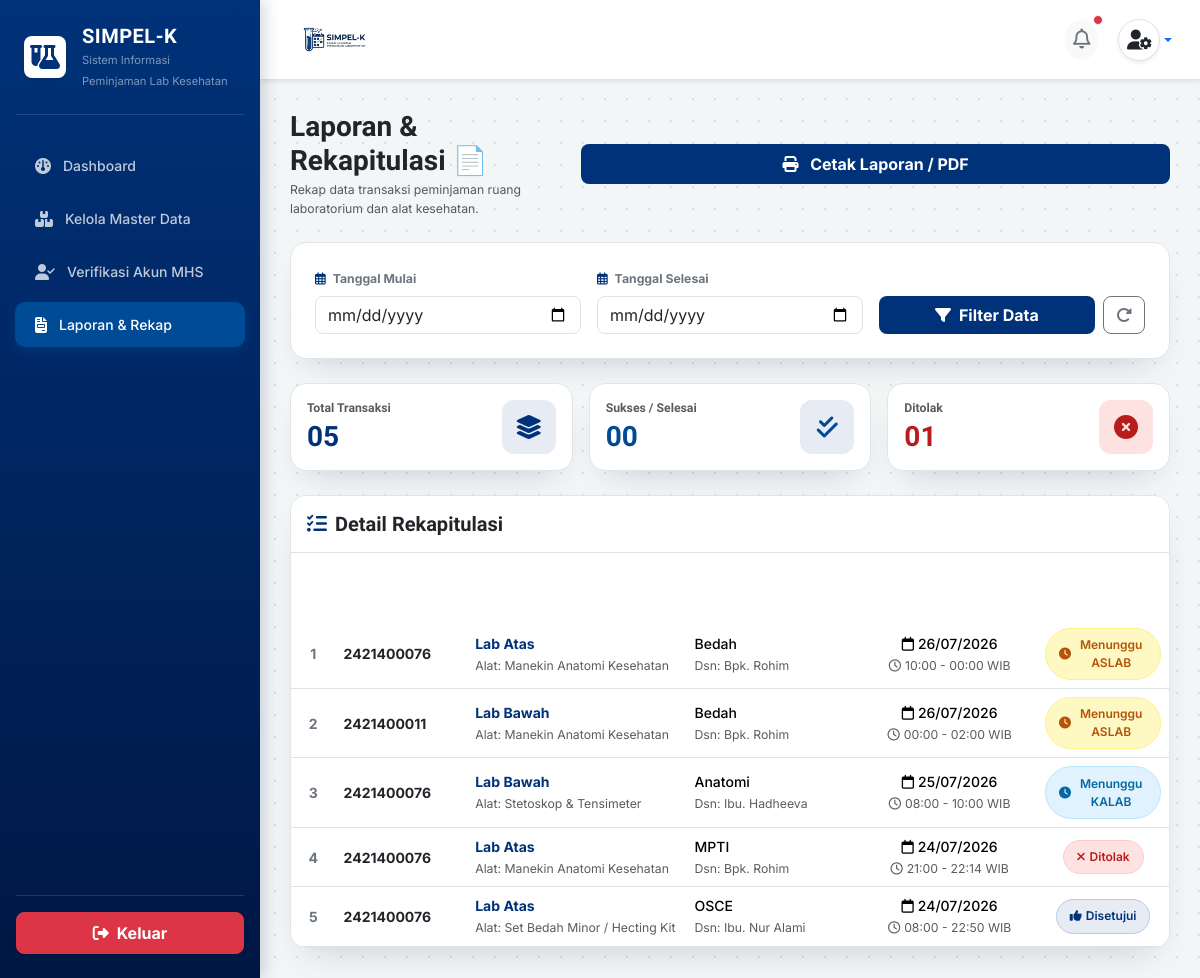
The page /aslab/laporan/ (signed in) on the database as committed earlier.
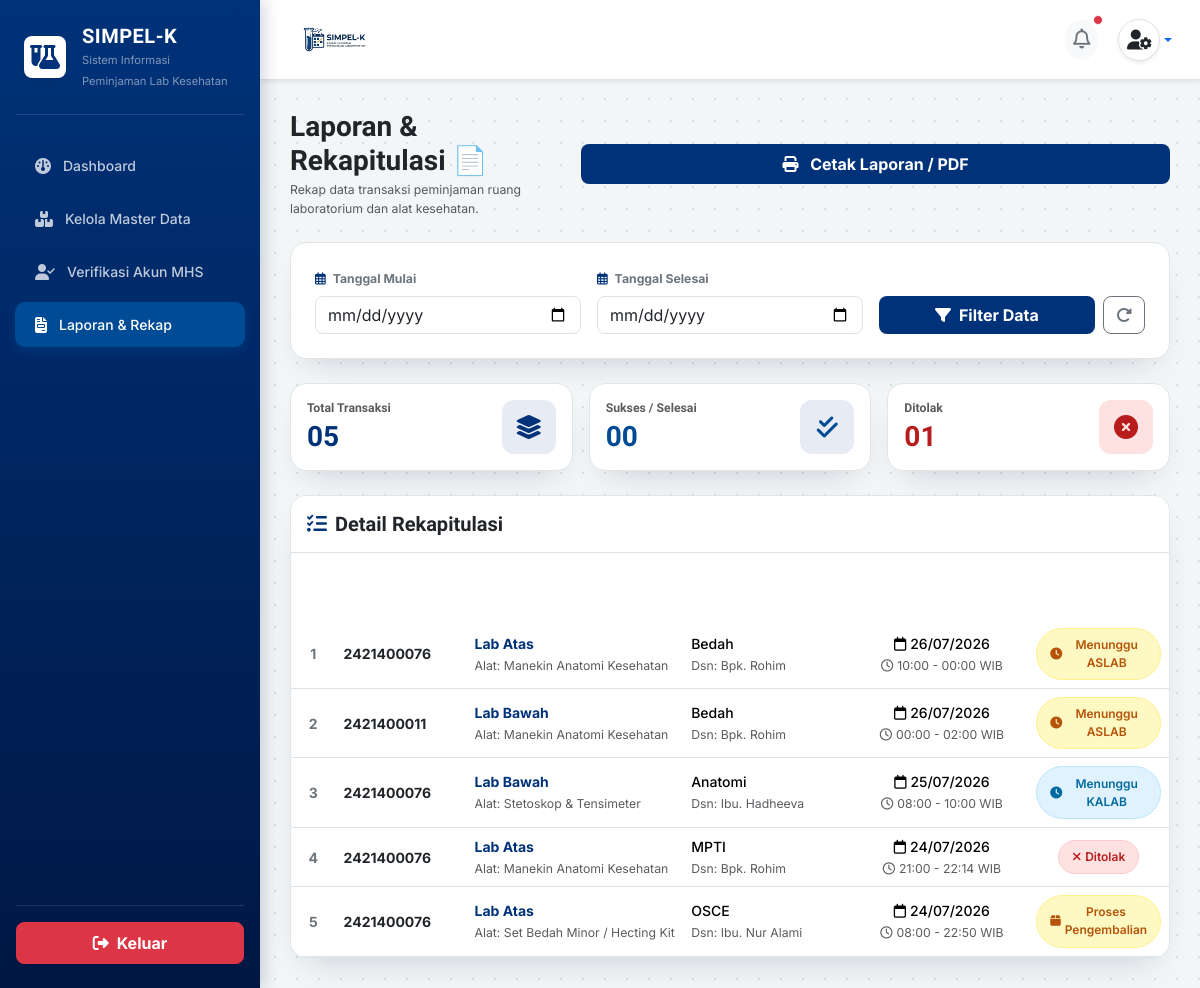
The same page on the database as committed later.
### core_auth/models.py (models this page shows, shortened)
class Peminjaman(models.Model):
    STATUS_CHOICES = [
        ('pending', 'Menunggu Validasi ASLAB'),
        ('verified', 'Menunggu Persetujuan KALAB'),
        ('disetujui', 'Disetujui / Jadwal Dikunci'),
        ('ditolak', 'Ditolak'),
        ('selesai', 'Selesai / Sudah Dikembalikan'),
    ]
    mahasiswa = models.ForeignKey(settings.AUTH_USER_MODEL, on_delete=models.CASCADE, related_name='peminjaman_mahasiswa')
    ruang_lab = models.ForeignKey(RuangLab, on_delete=models.CASCADE)
    alat_bahan = models.ForeignKey(AlatBahan, on_delete=models.PROTECT)
    keperluan = models.TextField()
    nama_dosen = models.CharField(max_length=100)
    mata_kuliah = models.CharField(max_length=100)
    tanggal_pinjam = models.DateField()
    wkt_mulai = models.TimeField()
    wkt_akhir = models.TimeField()
    status = models.CharField(max_length=20, choices=STATUS_CHOICES, default='pending')
    di_validasi_oleh = models.ForeignKey(
        settings.AUTH_USER_MODEL,
        on_delete=models.SET_NULL,
        blank=True,
        null=True,
        related_name='aslab_verifikator'
    )
    tgl_pengajuan = models.DateTimeField(auto_now_add=True)
    catatan_tolak = models.TextField(blank=True, null=True)

class User(AbstractUser):
    ROLE_CHOICES = [
        ('mahasiswa', 'Mahasiswa/PJMK'),
        ('aslab', 'Asisten Laboratorium'),
        ('kaleb', 'Kepala Laboratorium'),
    ]
    role = models.CharField(max_length=20, choices=ROLE_CHOICES, default='mahasiswa')
    nim = models.CharField(max_length=20, blank=True, null=True, unique=True)
    prodi = models.CharField(max_length=50, blank=True, null=True)
    no_hp = models.CharField(max_length=15, blank=True, null=True)

class RuangLab(models.Model):
    nama_ruang = models.CharField(max_length=100)
    kapasitas = models.IntegerField()
    deskripsi = models.TextField(blank=True, null=True)

class AlatBahan(models.Model):
    nama_alat = models.CharField(max_length=100)
    stok_tersedia = models.IntegerField(default=0)
    satuan = models.CharField(max_length=20, default='Pcs')

### aslab/views.py (the view)
# urls.py: path('laporan/', views.laporan_peminjaman, name='laporan'),
@login_required(login_url='core_auth:login')
def laporan_peminjaman(request):
    redirect_target = cekk_role_aslab(request.user)
    if redirect_target:
        messages.error(request, "Anda tidak memiliki hak akses ke Halaman Laporan!")
        return redirect(redirect_target)
    tgl_mulai = request.GET.get('tgl_mulai')
    tgl_selesai = request.GET.get('tgl_selesai')
    laporan_list = Peminjaman.objects.exclude(mahasiswa__username__icontains='aslab').order_by('-tanggal_pinjam')
    if tgl_mulai and tgl_selesai:
        laporan_list = laporan_list.filter(tanggal_pinjam__range=[tgl_mulai, tgl_selesai])
    total_laporan = laporan_list.count()
    total_selesai = laporan_list.filter(status='selesai').count()
    total_ditolak = laporan_list.filter(status='ditolak').count()
    context = {
        'laporan_list': laporan_list,
        'tgl_mulai': tgl_mulai or '',
        'tgl_selesai': tgl_selesai or '',
        'total_laporan': total_laporan,
        'total_selesai': total_selesai,
        'total_ditolak': total_ditolak,
    }
    return render(request, 'aslab/laporan.html', context)

### aslab/templates/aslab/laporan.html (shortened to what this page needs)
{% load static %}
<!DOCTYPE html>
<html lang="id">
<head>
    <link href="https://cdn.jsdelivr.net/npm/bootstrap@5.3.2/dist/css/bootstrap.min.css" rel="stylesheet">
    <link rel="stylesheet" href="https://cdnjs.cloudflare.com/ajax/libs/font-awesome/6.4.2/css/all.min.css">
</head>
<body>
    <div class="sidebar d-flex flex-column justify-content-between py-4" id="sidebarMenu">
        <div>
            <div class="px-4 mb-4 text-white d-flex align-items-center justify-content-between">
                <div class="d-flex align-items-center gap-3">
                    <div class="bg-white rounded-3 p-2 d-flex align-items-center justify-content-center shadow-sm"
                        style="width: 42px; height: 42px;">
                        <i class="fa-solid fa-flask-vial fs-4" style="color: var(--teal-700);"></i>
                    </div>
                    <div>
                        <h5 class="fw-bold mb-0 text-white" style="letter-spacing: 0.5px;">SIMPEL-K</h5>
                        <small class="text-white-50" style="font-size: 0.7rem;">Sistem Informasi Peminjaman Lab Kesehatan</small>
                    </div>
                </div>
            </div>
            <hr class="text-white-50 mx-3 mb-4">
            <ul class="nav nav-pills flex-column mb-auto">
                <li class="nav-item">
                    <a href="{% url 'aslab:dashboard' %}"
                        class="nav-link {% if request.resolver_match.url_name == 'dashboard' %}active{% endif %}">
                        <i class="fa-solid fa-gauge fs-6"></i> Dashboard
                    </a>
                </li>
                <li class="nav-item">
                    <a href="{% url 'aslab:master_data' %}"
                        class="nav-link {% if 'master' in request.resolver_match.url_name %}active{% endif %}">
                        <i class="fa-solid fa-boxes-stacked fs-6"></i> Kelola Master Data
                    </a>
                </li>
                <li class="nav-item">
                    <a href="{% url 'aslab:verifikasi_akun' %}"
                        class="nav-link {% if request.resolver_match.url_name == 'verifikasi_akun' %}active{% endif %}">
                        <i class="fa-solid fa-user-check fs-6"></i> Verifikasi Akun MHS
                    </a>
                </li>
                <li class="nav-item">
                    <a href="{% url 'aslab:laporan' %}"
                        class="nav-link {% if request.resolver_match.url_name == 'laporan' %}active{% endif %}">
                        <i class="fa-solid fa-file-invoice fs-6"></i> Laporan & Rekap
                    </a>
                </li>
            </ul>
        </div>
        <div class="px-3">
            <hr class="text-white-50 mb-3">
            <a href="{% url 'core_auth:logout' %}"
                class="btn btn-danger w-100 py-2 rounded-3 fw-bold d-flex align-items-center justify-content-center gap-2 shadow-sm">
                <i class="fa-solid fa-right-from-bracket"></i> Keluar
            </a>
        </div>
    </div>
    <div class="main-content">
        <div class="top-header-bar d-flex align-items-center justify-content-between shadow-sm">
            <div class="d-flex align-items-center gap-3">
                <img src="{% static 'images/logo.png' %}" alt="SIMPEL-K"
                    style="height: 55px; width: auto; object-fit: contain;">
            </div>
            <div class="d-flex align-items-center gap-3">
                <button class="btn btn-light rounded-circle border-0 p-2 position-relative" type="button">
                    <i class="fa-regular fa-bell fs-5 text-secondary"></i>
                    <span
                        class="position-absolute top-0 start-100 translate-middle p-1 bg-danger border border-light rounded-circle"></span>
                </button>
                <div class="dropdown">
                    <a href="#"
                        class="d-flex align-items-center text-decoration-none dropdown-toggle p-1 rounded-circle"
                        id="dropdownUser" data-bs-toggle="dropdown" aria-expanded="false">
                        <div class="bg-white rounded-circle p-2 d-flex align-items-center justify-content-center border shadow-sm"
                            style="width: 42px; height: 42px;">
                            <i class="fa-solid fa-user-gear text-dark fs-5"></i>
                        </div>
                    </a>
                </div>
            </div>
        </div>
        <div class="d-flex flex-column flex-md-row justify-content-between align-items-start align-items-md-center gap-3 mb-4 web-title-section">
            <div>
                <h3 class="fw-bold text-dark mb-1">Laporan & Rekapitulasi 📄</h3>
                <p class="text-muted mb-0 small">Rekap data transaksi peminjaman ruang laboratorium dan alat kesehatan.</p>
            </div>
            <button onclick="window.print()"
                class="btn btn-brand fw-bold px-4 py-2 rounded-3 btn-print w-100 w-md-auto">
                <i class="fa-solid fa-print me-2"></i> Cetak Laporan / PDF
            </button>
        </div>
        <div class="card card-custom p-3 p-md-4 mb-4 filter-card bg-white">
            <form method="GET" action="{% url 'aslab:laporan' %}" class="row g-3 align-items-end">
                <div class="col-12 col-md-4">
                    <label class="form-label small fw-bold text-secondary">
                        <i class="fa-regular fa-calendar-days me-1 text-brand"></i> Tanggal Mulai
                    </label>
                    <input type="date" name="tgl_mulai" class="form-control rounded-3" value="{{ tgl_mulai }}">
                </div>
                <div class="col-12 col-md-4">
                    <label class="form-label small fw-bold text-secondary">
                        <i class="fa-regular fa-calendar-days me-1 text-brand"></i> Tanggal Selesai
                    </label>
                    <input type="date" name="tgl_selesai" class="form-control rounded-3" value="{{ tgl_selesai }}">
                </div>
                <div class="col-12 col-md-4 d-flex gap-2">
                    <button type="submit" class="btn btn-brand fw-bold flex-fill rounded-3">
                        <i class="fa-solid fa-filter me-1"></i> Filter Data
                    </button>
                    <a href="{% url 'aslab:laporan' %}" class="btn btn-outline-secondary fw-bold rounded-3">
                        <i class="fa-solid fa-rotate-right"></i>
                    </a>
                </div>
            </form>
        </div>
        <div class="row g-3 mb-4 stat-summary-row">
            <div class="col-12 col-sm-4">
                <div class="card card-custom p-3 bg-white">
                    <div class="d-flex align-items-center justify-content-between">
                        <div>
                            <h6 class="text-muted fw-bold mb-1 small">Total Transaksi</h6>
                            <h3 class="fw-bold text-brand mb-0">{{ total_laporan|stringformat:"02d" }}</h3>
                        </div>
                        <div class="stat-icon-box stat-icon-box--total">
                            <i class="fa-solid fa-layer-group fs-4"></i>
                        </div>
                    </div>
                </div>
            </div>
            <div class="col-12 col-sm-4">
                <div class="card card-custom p-3 bg-white">
                    <div class="d-flex align-items-center justify-content-between">
                        <div>
                            <h6 class="text-muted fw-bold mb-1 small">Sukses / Selesai</h6>
                            <h3 class="fw-bold mb-0" style="color: var(--teal-600);">{% if total_selesai < 10 %}0{% endif %}{{ total_selesai }}</h3>
                        </div>
                        <div class="stat-icon-box stat-icon-box--approved">
                            <i class="fa-solid fa-check-double fs-4"></i>
                        </div>
                    </div>
                </div>
            </div>
            <div class="col-12 col-sm-4">
                <div class="card card-custom p-3 bg-white">
                    <div class="d-flex align-items-center justify-content-between">
                        <div>
                            <h6 class="text-muted fw-bold mb-1 small">Ditolak</h6>
                            <h3 class="fw-bold mb-0" style="color: var(--rose-600);">{% if total_ditolak < 10 %}0{% endif %}{{ total_ditolak }}</h3>
                        </div>
                        <div class="stat-icon-box stat-icon-box--rejected">
                            <i class="fa-solid fa-circle-xmark fs-4"></i>
                        </div>
                    </div>
                </div>
            </div>
        </div>
        <div class="card card-custom overflow-hidden bg-white">
            <div class="card-header bg-white border-bottom py-3">
                <h5 class="fw-bold mb-0 text-dark"><i class="fa-solid fa-list-check me-2 text-brand"></i>Detail Rekapitulasi</h5>
            </div>
            <div class="table-responsive">
                <table class="table table-hover align-middle mb-0 table-cetak" style="min-width: 800px;">
                    <thead class="table-custom-header text-center">
                        <tr>
                            <th style="width: 5%;">No</th>
                            <th style="width: 15%;">Mahasiswa / NIM</th>
                            <th style="width: 25%;">Laboratorium & Alat</th>
                            <th style="width: 20%;">Mata Kuliah / Dosen</th>
                            <th style="width: 20%;">Tanggal & Jam</th>
                            <th style="width: 15%;">Status Akhir</th>
                        </tr>
                    </thead>
                    <tbody>
                        {% for item in laporan_list %}
                        <tr>
                            <td class="text-center fw-bold text-secondary">{{ forloop.counter }}</td>
                            <td>
                                <strong class="text-dark">{{ item.mahasiswa.username }}</strong>
                            </td>
                            <td>
                                <strong class="text-brand">{{ item.ruang_lab.nama_ruang }}</strong><br>
                                <small class="text-muted">Alat: {{ item.alat_bahan.nama_alat }}</small>
                            </td>
                            <td>
                                <div class="fw-medium">{{ item.mata_kuliah }}</div>
                                <small class="text-muted">Dsn: {{ item.dosen|default:item.nama_dosen|default:"-" }}</small>
                            </td>
                            <td class="text-center">
                                <div class="fw-medium"><i class="fa-regular fa-calendar me-1"></i>{{ item.tanggal_pinjam|date:"d/m/Y" }}</div>
                                <small class="text-muted"><i class="fa-regular fa-clock me-1"></i>{{ item.wkt_mulai|time:"H:i" }} - {{ item.wkt_akhir|time:"H:i" }} WIB</small>
                            </td>
                            <td class="text-center fw-bold">
                                {% if item.status == 'selesai' %}
                                <span class="badge-status badge-status--done"><i class="fa-solid fa-check-double me-1"></i>Selesai</span>
                                <span class="d-none d-print-inline">Selesai</span>
                                {% elif item.status == 'ditolak' %}
                                <span class="badge-status badge-status--rejected"><i class="fa-solid fa-xmark me-1"></i>Ditolak</span>
                                {% elif item.status == 'pending' %}
                                <span class="badge-status badge-status--wait-aslab"><i class="fa-solid fa-clock me-1"></i>Menunggu ASLAB</span>
                                {% elif item.status == 'verified' %}
                                <span class="badge-status badge-status--wait-kalab"><i class="fa-solid fa-clock me-1"></i>Menunggu KALAB</span>
                                {% elif item.status == 'disetujui' %}
                                <span class="badge-status badge-status--approved"><i class="fa-solid fa-thumbs-up me-1"></i>Disetujui</span>
                                {% elif item.status == 'pengembalian_diajukan' %}
                                <span class="badge-status badge-status--return"><i class="fa-solid fa-box me-1"></i>Proses Pengembalian</span>
                                {% else %}
                                <span class="badge-status badge-status--other">{{ item.status }}</span>
                                <span class="d-none d-print-inline">{{ item.status }}</span>
                                {% endif %}
                            </td>
                        </tr>
                        {% endfor %}
                    </tbody>
                </table>
            </div>
        </div>
    </div>
</body>
</html>

Rows that differ between the two databases and show on the page:
changed Peminjaman "OSCE": status "Disetujui" → "Proses Pengembalian"
